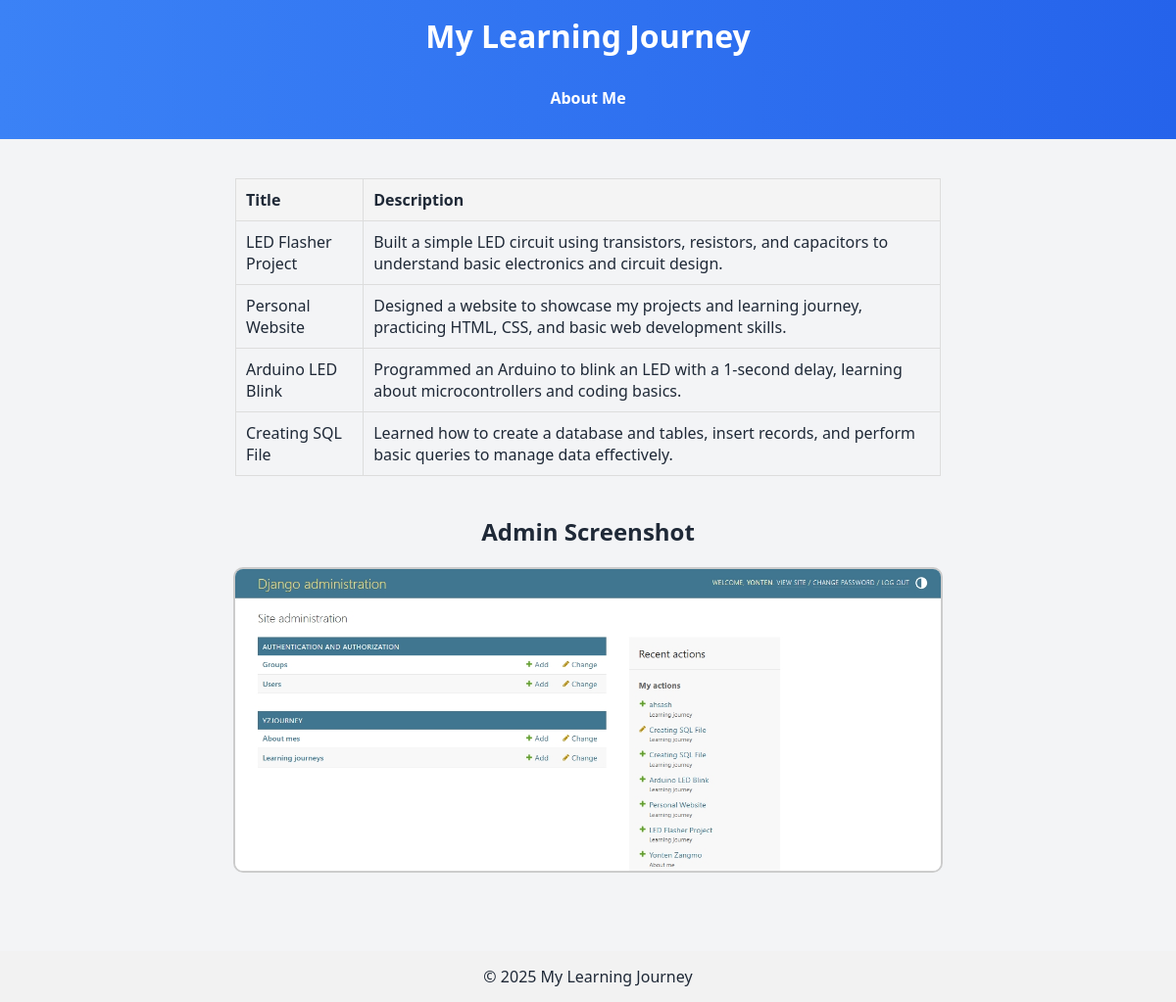
The page / on the database its author committed.
### yzJourney/models.py (models this page shows, shortened)
class LearningJourney(models.Model):
    title = models.CharField(max_length=200)
    description = models.TextField()

### yzJourney/views.py (the view)
# urls.py: path('', views.index, name='index'),
def index(request):
    journeys = LearningJourney.objects.all()
    return render(request, 'yzJourney/index.html', {'journeys': journeys})

### yzJourney/templates/yzJourney/index.html (shortened to what this page needs)
{% load static %}
<!DOCTYPE html>
<html lang="en">
<head>
    <link rel="stylesheet" href="{% static 'styles.css' %}">
</head>
<body>
    <header>
        <h1>My Learning Journey</h1>
        <div class="about-card" style="margin-top: 15px; display: inline-block;">
            <a href="{% url 'about_me' %}" style="text-decoration: none; color: inherit;">
        <p style="font-weight: bold; text-align: center;">About Me</p>
    </a>
        </div>
    </header>
    <main>
        {% if journeys %}
        <table class="journey-table">
            <thead>
                <tr>
                    <th>Title</th>
                    <th>Description</th>
                </tr>
            </thead>
            <tbody>
                {% for journey in journeys %}
                <tr>
                    <td>{{ journey.title }}</td>
                    <td>{{ journey.description }}</td>
                </tr>
                {% endfor %}
            </tbody>
        </table>
        {% else %}
        <p class="no-journeys">No learning journey entries yet. Check admin to add some!</p>
        {% endif %}
        <h2 class="admin-heading">Admin Screenshot</h2>
        <img src="{% static 'images/admin_screenshot.jpeg' %}" alt="Admin Screenshot" class="admin-screenshot">
    </main>
    <footer>
        &copy; 2025 My Learning Journey
    </footer>
</body>
</html>

### yzJourney/static/styles.css (style rules this page uses)
body { background-color: #f3f4f6; color: #1f2937; font-family: 'Segoe UI', Tahoma, Geneva, Verdana, sans-serif; margin: 0; padding: 0; min-height: 100vh; display: flex; flex-direction: column; }
header { padding: 30px 20px 70px; text-align: center; background: linear-gradient(90deg, #3b82f6, #2563eb); color: white; position: relative; }
header h1 { font-size: 2rem; font-weight: bold; margin: 0; }
main { flex: 1; padding: 20px; max-width: 900px; margin: 0 auto; }
footer { text-align: center; padding: 20px; background-color: #5c6983; margin-top: 40px; }
.admin-screenshot { display: block; max-width: 80%; height: auto; margin: 20px auto; border: 2px solid #ccc; border-radius: 10px; }
header, footer { text-align: center; padding: 15px; background-color: #f2f2f2; }
.about-card { margin-top: 15px; display: inline-block; }
.journey-table { width: 80%; margin: 20px auto; border-collapse: collapse; }
.journey-table th, .journey-table td { border: 1px solid #ddd; padding: 10px; text-align: left; }
.journey-table th { background-color: #f4f4f4; }
.admin-heading { text-align: center; margin-top: 40px; }

### rows shown on the page
LearningJourney: title "LED Flasher Project", description "Built a simple LED circuit using transistors, resistors, and capacitors to understand basic electronics and circuit design."
LearningJourney: title "Personal Website", description "Designed a website to showcase my projects and learning journey, practicing HTML, CSS, and basic web development skills."
LearningJourney: title "Arduino LED Blink", description "Programmed an Arduino to blink an LED with a 1-second delay, learning about microcontrollers and coding basics."
LearningJourney: title "Creating SQL File", description "Learned how to create a database and tables, insert records, and perform basic queries to manage data effectively."
